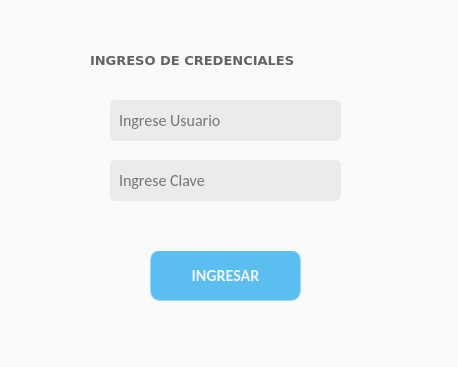
<?xml version="1.0" encoding="UTF-8"?>
<ui version="4.0">
 <class>Form</class>
 <widget class="QWidget" name="Form">
  <property name="geometry">
   <rect>
    <x>0</x>
    <y>0</y>
    <width>458</width>
    <height>367</height>
   </rect>
  </property>
  <property name="windowTitle">
   <string>Ingreso</string>
  </property>
  <property name="styleSheet">
   <string notr="true">background-color: rgb(250, 250, 250);</string>
  </property>
  <widget class="QLineEdit" name="lineEdit_2">
   <property name="geometry">
    <rect>
     <x>110</x>
     <y>160</y>
     <width>231</width>
     <height>41</height>
    </rect>
   </property>
   <property name="font">
    <font>
     <family>Calibri</family>
     <pointsize>12</pointsize>
    </font>
   </property>
   <property name="styleSheet">
    <string notr="true">background-color: rgb(235, 235, 235);
border-radius: 5px;
padding-left: 7px</string>
   </property>
   <property name="echoMode">
    <enum>QLineEdit::Password</enum>
   </property>
   <property name="placeholderText">
    <string>Ingrese Clave</string>
   </property>
  </widget>
  <widget class="QLineEdit" name="lineEdit">
   <property name="geometry">
    <rect>
     <x>110</x>
     <y>100</y>
     <width>231</width>
     <height>41</height>
    </rect>
   </property>
   <property name="font">
    <font>
     <family>Calibri</family>
     <pointsize>12</pointsize>
    </font>
   </property>
   <property name="styleSheet">
    <string notr="true">background-color: rgb(235, 235, 235);
border-radius: 5px;
padding-left: 7px;

</string>
   </property>
   <property name="text">
    <string/>
   </property>
   <property name="placeholderText">
    <string>Ingrese Usuario</string>
   </property>
  </widget>
  <widget class="QPushButton" name="pushButton">
   <property name="geometry">
    <rect>
     <x>150</x>
     <y>250</y>
     <width>151</width>
     <height>51</height>
    </rect>
   </property>
   <property name="font">
    <font>
     <family>Calibri</family>
     <pointsize>12</pointsize>
     <weight>75</weight>
     <bold>true</bold>
    </font>
   </property>
   <property name="styleSheet">
    <string notr="true">background-color: #5ABEF0;
border: 1px solid rgb(150,220,255); border-radius: 10px; color: rgb(245, 245, 255); text-shadow:5px 5px 5px red</string>
   </property>
   <property name="text">
    <string>INGRESAR</string>
   </property>
  </widget>
  <widget class="QLabel" name="label">
   <property name="enabled">
    <bool>true</bool>
   </property>
   <property name="geometry">
    <rect>
     <x>30</x>
     <y>220</y>
     <width>381</width>
     <height>31</height>
    </rect>
   </property>
   <property name="text">
    <string/>
   </property>
  </widget>
  <widget class="QLabel" name="label_2">
   <property name="geometry">
    <rect>
     <x>90</x>
     <y>40</y>
     <width>271</width>
     <height>41</height>
    </rect>
   </property>
   <property name="font">
    <font>
     <family>Verdana</family>
     <pointsize>10</pointsize>
     <weight>75</weight>
     <bold>true</bold>
    </font>
   </property>
   <property name="styleSheet">
    <string notr="true">color: rgb(100, 100, 100);</string>
   </property>
   <property name="text">
    <string>INGRESO DE CREDENCIALES</string>
   </property>
  </widget>
 </widget>
 <resources/>
 <connections/>
</ui>
